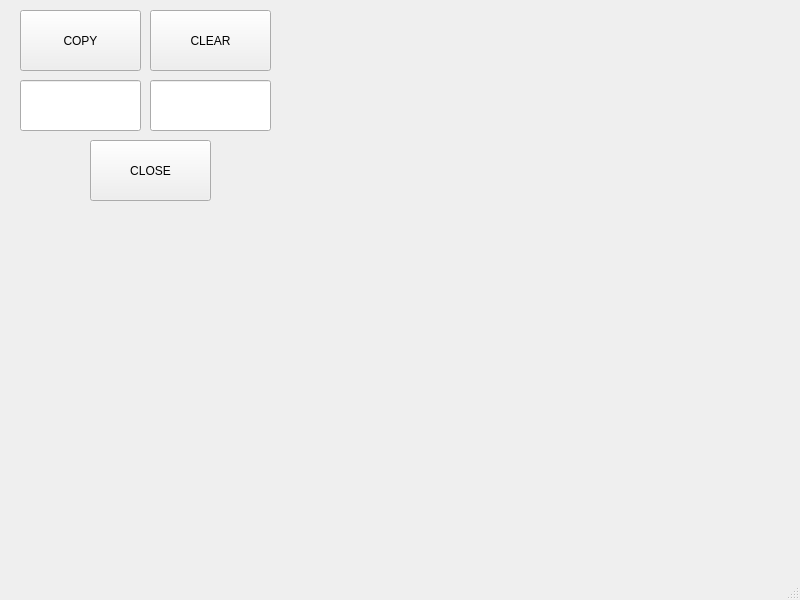
<?xml version="1.0" encoding="UTF-8"?>
<ui version="4.0">
 <class>MainWindow</class>
 <widget class="QMainWindow" name="MainWindow">
  <property name="geometry">
   <rect>
    <x>0</x>
    <y>0</y>
    <width>800</width>
    <height>600</height>
   </rect>
  </property>
  <property name="windowTitle">
   <string>MainWindow</string>
  </property>
  <widget class="QWidget" name="centralwidget">
   <widget class="QPushButton" name="pushButton">
    <property name="geometry">
     <rect>
      <x>20</x>
      <y>10</y>
      <width>121</width>
      <height>61</height>
     </rect>
    </property>
    <property name="text">
     <string>COPY</string>
    </property>
   </widget>
   <widget class="QPushButton" name="pushButton_2">
    <property name="geometry">
     <rect>
      <x>150</x>
      <y>10</y>
      <width>121</width>
      <height>61</height>
     </rect>
    </property>
    <property name="text">
     <string>CLEAR</string>
    </property>
   </widget>
   <widget class="QLineEdit" name="lineEdit">
    <property name="geometry">
     <rect>
      <x>20</x>
      <y>80</y>
      <width>121</width>
      <height>51</height>
     </rect>
    </property>
   </widget>
   <widget class="QLineEdit" name="lineEdit_2">
    <property name="geometry">
     <rect>
      <x>150</x>
      <y>80</y>
      <width>121</width>
      <height>51</height>
     </rect>
    </property>
   </widget>
   <widget class="QPushButton" name="pushButton_3">
    <property name="geometry">
     <rect>
      <x>90</x>
      <y>140</y>
      <width>121</width>
      <height>61</height>
     </rect>
    </property>
    <property name="text">
     <string>CLOSE</string>
    </property>
   </widget>
  </widget>
  <widget class="QMenuBar" name="menubar">
   <property name="geometry">
    <rect>
     <x>0</x>
     <y>0</y>
     <width>800</width>
     <height>20</height>
    </rect>
   </property>
  </widget>
  <widget class="QStatusBar" name="statusbar"/>
 </widget>
 <resources/>
 <connections>
  <connection>
   <sender>pushButton_2</sender>
   <signal>clicked()</signal>
   <receiver>lineEdit_2</receiver>
   <slot>clear()</slot>
   <hints>
    <hint type="sourcelabel">
     <x>231</x>
     <y>77</y>
    </hint>
    <hint type="destinationlabel">
     <x>223</x>
     <y>114</y>
    </hint>
   </hints>
  </connection>
  <connection>
   <sender>pushButton_2</sender>
   <signal>clicked()</signal>
   <receiver>lineEdit</receiver>
   <slot>clear()</slot>
   <hints>
    <hint type="sourcelabel">
     <x>193</x>
     <y>87</y>
    </hint>
    <hint type="destinationlabel">
     <x>131</x>
     <y>105</y>
    </hint>
   </hints>
  </connection>
  <connection>
   <sender>pushButton_3</sender>
   <signal>clicked()</signal>
   <receiver>MainWindow</receiver>
   <slot>close()</slot>
   <hints>
    <hint type="sourcelabel">
     <x>145</x>
     <y>179</y>
    </hint>
    <hint type="destinationlabel">
     <x>156</x>
     <y>241</y>
    </hint>
   </hints>
  </connection>
 </connections>
</ui>
